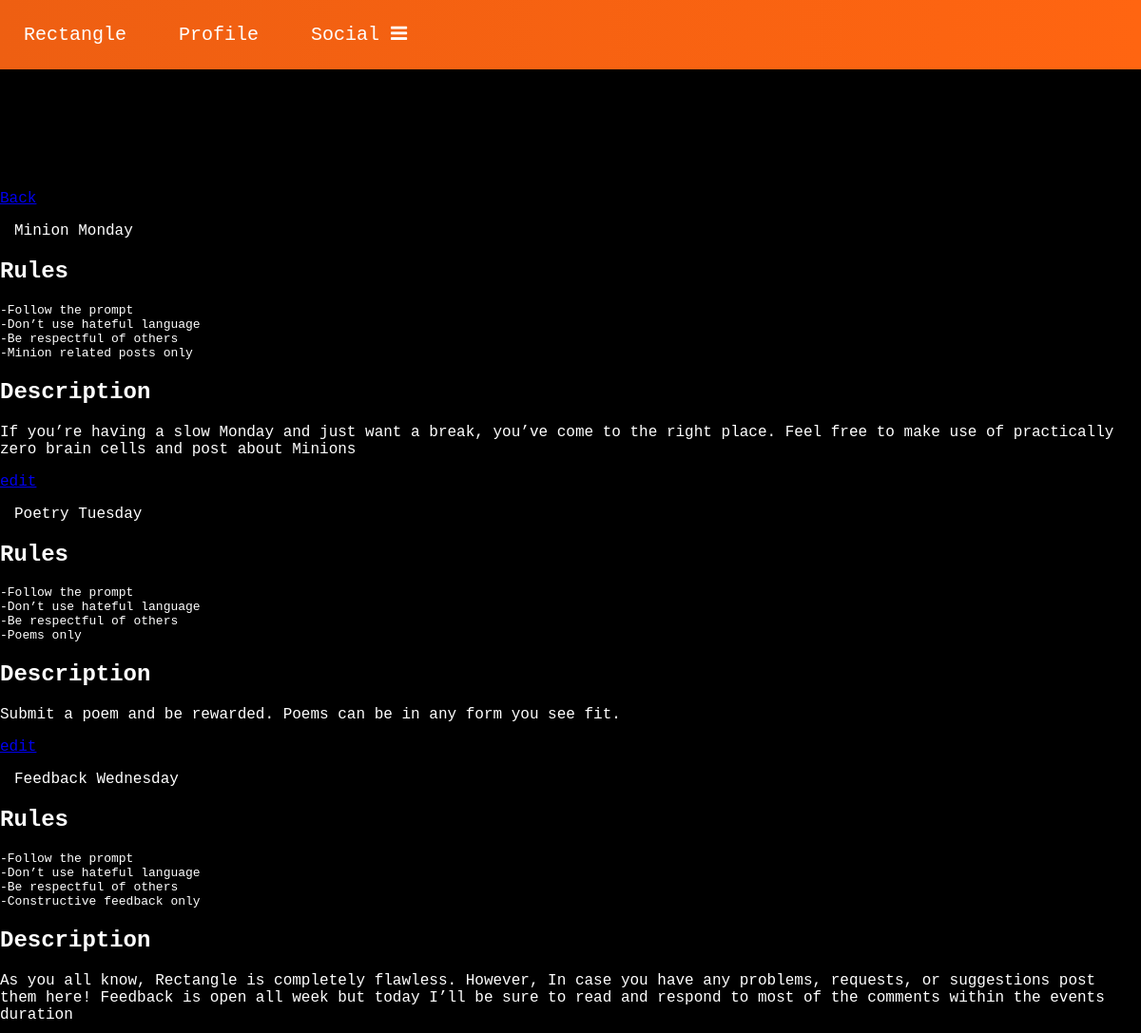
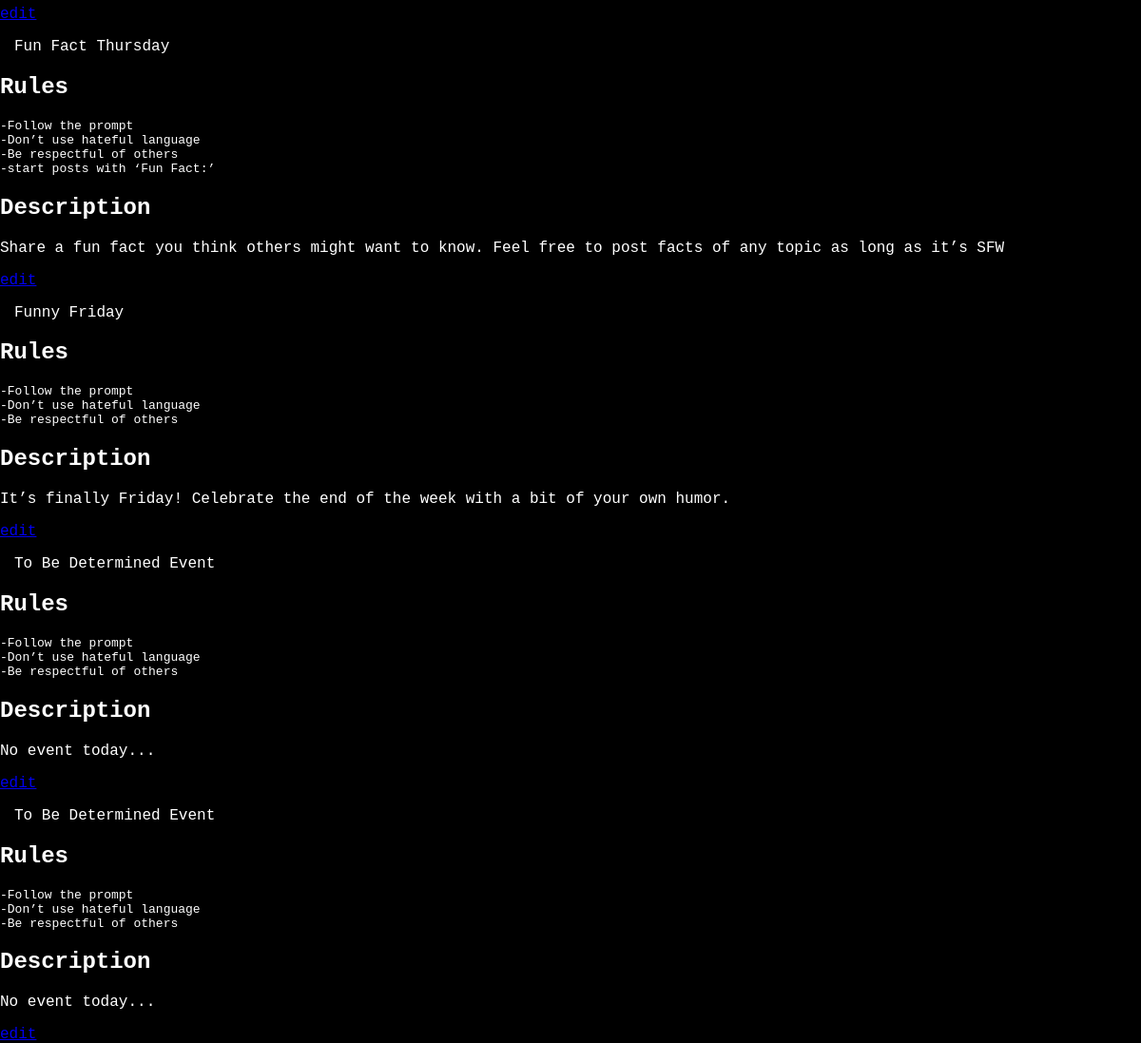
Page /edit_events/None (signed in) on the committed database (2 pictures, top to bottom).
### myproject.py (models this page shows, shortened)
class Event(db.Model):
    __tablename__ = 'event'
    day_of_the_week = db.Column(db.Integer, primary_key=True, unique=True)
    title = db.Column(db.String(80))
    description = db.Column(db.String(80))
    rules = db.Column(db.String(80))

### myproject.py (the view)
@app.route('/edit_events/<edit>', methods=['GET', 'POST'])
def edit_events(edit):
    if request.method == 'POST':
        text1 = request.form['text1']
        text2 = request.form['text2']
        text3 = request.form['text3']
        dotw = int(request.form.get('select'))
        print(type(dotw))
        print(text1)
        print(text2)
        Event.updateEvent(day_of_the_week=dotw, title=text1, rules=text2, description=text3)
        events = Event.query.all()
        return render_template("edit_events.html", events=events, edit="None")
    else:
        if get_current_user().admin == 1:
            events = Event.query.all()
            return render_template("edit_events.html", events=events, edit=edit)
        else:
            return redirect('/feed/0/Top')

### myproject.py (called while the page is built)
def get_current_user():
    try:
        return User.query.filter_by(name=session["user"]).all()[0]
    except:
        return None

### templates/edit_events.html (shortened to what this page needs)
{% extends 'base.html' %}
{% block head %}
<link rel="stylesheet" href="{{ url_for('static', filename='search.css') }}">
<link rel="stylesheet" href="{{ url_for('static', filename='following.css') }}">
<link rel="stylesheet" type="text/css" media="only screen and (max-width: 480px), only screen and (max-device-width: 480px)" href="{{ url_for('static', filename='edit_events_mobile.css') }}" />
<link rel="stylesheet" type="text/css" media="only screen and (max-width: 480px), only screen and (max-device-width: 480px)" href="{{ url_for('static', filename='search_mobile.css') }}" />
<link rel="stylesheet" type="text/css" media="only screen and (max-width: 480px), only screen and (max-device-width: 480px)" href="{{ url_for('static', filename='posts_mobile.css') }}" />
<link rel="stylesheet" href="https://cdnjs.cloudflare.com/ajax/libs/font-awesome/4.7.0/css/font-awesome.min.css">
{% endblock %}
{% block body %}
<div>
    <a class="back" href="/moderator">Back</a>
</div>
<div class="events">
    {% for event in events %}
    {% if edit == event.title %}
    <div class="prompt">
        <form action='/edit_events/{{ edit }}' method='POST'>
            <br>
            <br>
            <br>
            <label for="fname" class="labels">Title</label>
            <div class="prompt_text">
                <br>
                <textarea type="text" rows = "1" name='text1' id='text1'>{{ event.title }}</textarea>
            </div>
            <label for="fname" class="labels">Rules</label>
            <div class="prompt_text">
                <br>
                <textarea type="text" rows = "7" name='text2' id='text2'>{{ event.rules }}</textarea>
            </div>
            <label for="fname" class="labels">Description</label>
            <div class="prompt_text">
                <br>
                <textarea type="text" rows = "7" name='text3' id='text3'>{{ event.description }}</textarea>
            </div>
            <div class="custom-select" style="width:200px;">
                <select name="select">
                    <option value="0">Monday</option>
                    <option value="1">Tuesday</option>
                    <option value="2">Wednesday</option>
                    <option value="3">Thursday</option>
                    <option value="4">Friday</option>
                    <option value="5">Saturday</option>
                    <option value="6">Sunday</option>
                </select>
            </div>
                <input type='submit' value='Save'>
                {% if error %}
                <p class="error">{{ error }}</p>
                {% endif %}
            </form>
        </div>
    {% else %}
    <div class="title_bar">
        <div class="name_and_level">
        <p class="title">{{ event.title }}</p>
        <h2> Rules </h2>
        <pre class="rules">{{ event.rules }}</pre>
        <h2> Description </h2>
        <p class="rules">{{ event.description }}</p>
        <a class="edit_button" href="{{ event.title }}">edit</a>
        </div>
    </div>
    {% endif %}
    {% endfor %}
</div>
{% endblock %}

### static/base.css (style rules this page uses)
body { font-family: 'Lucida Console', monospace; background-color: black; color: white; margin: 0px; }

### static/search.css (style rules this page uses)
* { box-sizing: border-box; }

### static/following.css (style rules this page uses)
.back { margin-top: 30px; margin-bottom: 30px; }
.title { margin-left: 15px; }

### static/base_mobile.css (style rules this page uses)
body { font-family: 'Lucida Console', monospace; background-color: black; color: white; margin: 0px; }

### static/edit_events_mobile.css (style rules this page uses)
.title_bar { position: relative; background-color: #393f3d; border-radius: 8px; margin-left: 15px; margin-right: 15px; margin-bottom: 15px; padding: 30px; }
h2 { margin: 30px; font-size: 40px; }
.title { font-size:50px; background-color: #353a38; padding: 15px 15px; border: 3px solid white; border-radius: 8px; margin: 0px; }
.rules { font-size: 40px; }
.edit_button { padding: 22px 20px; background-color: #ff6511; color: white; position: absolute; top: 35px; right: 35px; font-size: 35px; border-radius: 4px; text-decoration: none; }
p { border: 3px solid white; padding: 15px; border-radius: 8px; }
pre { border: 3px solid white; padding: 15px; border-radius: 8px; }
.back { padding: 15px 15px; background-color: #ff6511; border-radius: 8px; font-size: 40px; display: block; margin: 15px; width: 15%; text-align: center; text-decoration: none; color: white; }

### static/search_mobile.css (style rules this page uses)
* { box-sizing: border-box; }

### rows in the picture
Event: title "Minion Monday", rules "-Follow the prompt -Don’t use hateful language -Be respectful of others -Minion related posts only", description "If you’re having a slow Monday and just want a break, you’ve come to the right place. Feel free to make use of practically zero brain cells and post about Minions"
Event: title "Poetry Tuesday", rules "-Follow the prompt -Don’t use hateful language -Be respectful of others -Poems only", description "Submit a poem and be rewarded. Poems can be in any form you see fit."
Event: title "Feedback Wednesday", rules "-Follow the prompt -Don’t use hateful language -Be respectful of others -Constructive feedback only", description "As you all know, Rectangle is completely flawless. However, In case you have any problems, requests, or suggestions post them here! Feedback is open all week but today I’ll be sure to read and respond to most of the comments within the events duration"
Event: title "Fun Fact Thursday", rules "-Follow the prompt -Don’t use hateful language -Be respectful of others -start posts with ‘Fun Fact:’", description "Share a fun fact you think others might want to know. Feel free to post facts of any topic as long as it’s SFW"
Event: title "Funny Friday", rules "-Follow the prompt -Don’t use hateful language -Be respectful of others", description "It’s finally Friday! Celebrate the end of the week with a bit of your own humor."
Event: title "To Be Determined Event", rules "-Follow the prompt -Don’t use hateful language -Be respectful of others", description "No event today..."
Event: title "To Be Determined Event", rules "-Follow the prompt -Don’t use hateful language -Be respectful of others", description "No event today..."
